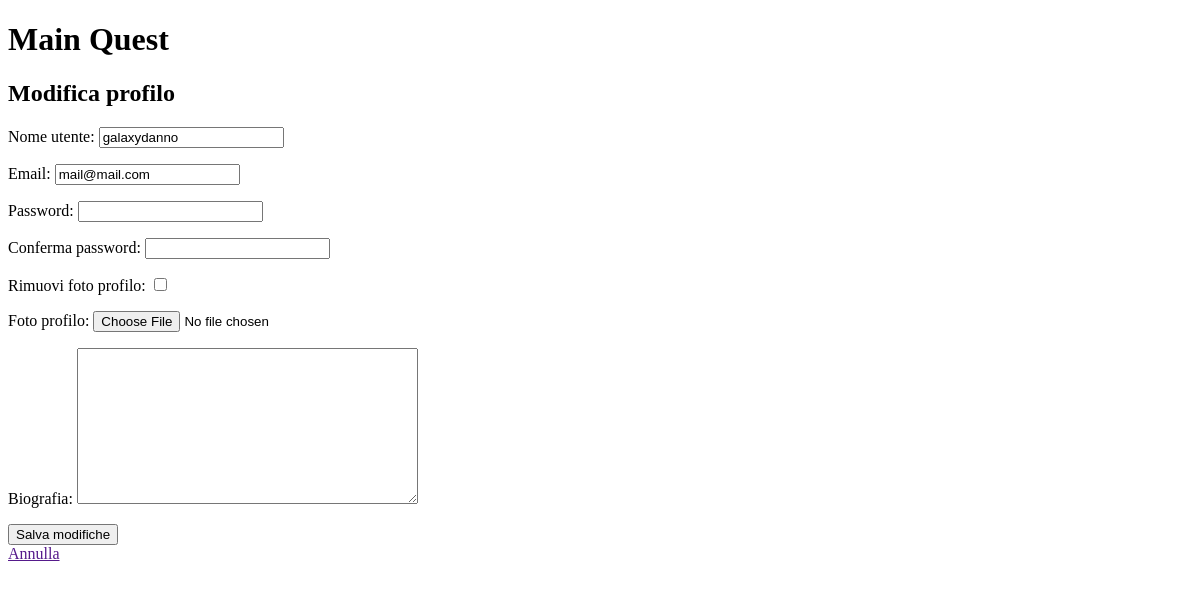
Page /utenti/acquirente/modifica_profilo/121?next=/utenti/acquirente/121 (signed in) on the earlier database version.
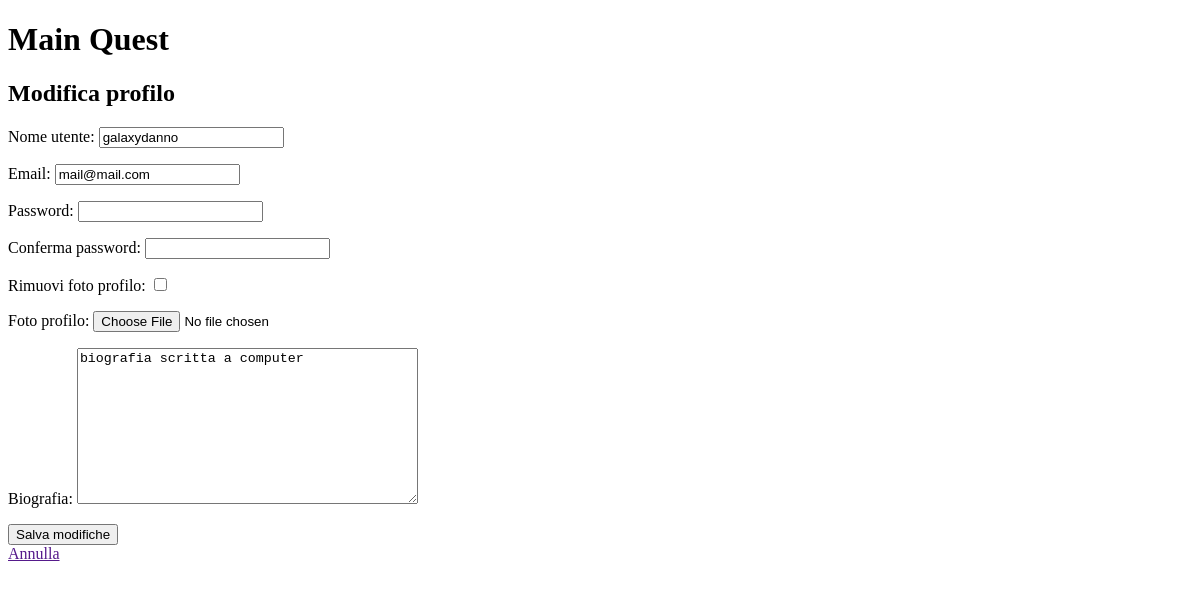
Same page on the later database version.
### utenti/models.py (models this page shows, shortened)
class Acquirente(models.Model):
    user = models.OneToOneField(CustomUser, on_delete=models.CASCADE, related_name='acquirente_profile')
    nome = models.CharField(max_length=100)
    foto_profilo = models.ImageField(upload_to="profile_pics/", default="media/imgs/default_profile_image.png")
    biografia = models.TextField(blank=True, default="")
    class Meta:
        verbose_name_plural = "Acquirenti"

### utenti/views.py (the view)
# urls.py: path("acquirente/modifica_profilo/<int:pk>", modifica_profilo_acquirente, name="modifica_profilo_acquirente"),
@login_required(login_url="login")
def modifica_profilo_acquirente(request, pk):
    user = request.user
    acquirente = request.user.acquirente_profile
    if request.method == "POST":
        form = ModificaProfiloAcquirenteForm(request.POST, request.FILES, user=user, instance=acquirente)
        if form.is_valid():
            form.save()
            update_session_auth_hash(request, user)
            return redirect("profilo_acquirente", pk=pk)
    else:
        form = ModificaProfiloAcquirenteForm(user=user)
    return render(request, template_name="utenti/modifica_profilo_acquirente.html", context={"form": form, "user_id": pk})

### utenti/forms.py
class ModificaProfiloAcquirenteForm(ModificaProfiloForm):
    biografia = forms.CharField(label="Biografia", widget=forms.Textarea, required=False)
    class Meta:
        model = Acquirente
        fields = ["username", "email", "password1", "password2", "clear_image", "foto_profilo", "biografia"]
    def __init__(self, *args, **kwargs):
        user = kwargs.pop("user", None)
        super().__init__(user=user, *args, **kwargs)
        self.fields["biografia"].initial = user.acquirente_profile.biografia

### utenti/templates/utenti/modifica_profilo_acquirente.html (shortened to what this page needs)
<!DOCTYPE html>
<html lang="it">
<head>
</head>
<body>
    <h1>Main Quest</h1>
    <h2>Modifica profilo</h2>
    <form method="POST" action="{% url "modifica_profilo_acquirente" user.acquirente_profile.pk %}" enctype="multipart/form-data"> {% csrf_token %}
        {{ form.as_p }}
        <button type="submit">Salva modifiche</button>
    </form>
    <a href="{{ next }}">Annulla</a>
</body>
</html>

Differences in the rows shown:
now on this page (row edited): Acquirente: biografia "biografia scritta a computer"
